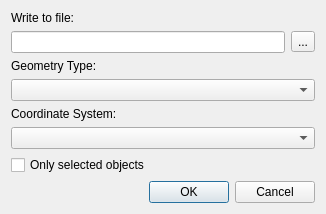
<?xml version="1.0" encoding="UTF-8"?>
<ui version="4.0">
 <class>ExtractGeometryDlg</class>
 <widget class="QDialog" name="ExtractGeometryDlg">
  <property name="geometry">
   <rect>
    <x>0</x>
    <y>0</y>
    <width>326</width>
    <height>207</height>
   </rect>
  </property>
  <property name="minimumSize">
   <size>
    <width>0</width>
    <height>0</height>
   </size>
  </property>
  <property name="maximumSize">
   <size>
    <width>1000</width>
    <height>1000</height>
   </size>
  </property>
  <property name="windowTitle">
   <string>Delta Transform</string>
  </property>
  <property name="windowIcon">
   <iconset resource="../../../../Tools/Libs/GuiFoundation/QtResources/resources.qrc">
    <normaloff>:/GuiFoundation/Icons/ezEditor16.png</normaloff>:/GuiFoundation/Icons/ezEditor16.png</iconset>
  </property>
  <layout class="QVBoxLayout" name="verticalLayout">
   <item>
    <widget class="QLabel" name="label">
     <property name="text">
      <string>Write to file:</string>
     </property>
    </widget>
   </item>
   <item>
    <layout class="QHBoxLayout" name="horizontalLayout">
     <item>
      <widget class="QLineEdit" name="DestinationFile"/>
     </item>
     <item>
      <widget class="QToolButton" name="BrowseButton">
       <property name="text">
        <string>...</string>
       </property>
      </widget>
     </item>
    </layout>
   </item>
   <item>
    <widget class="QLabel" name="label_2">
     <property name="text">
      <string>Geometry Type:</string>
     </property>
    </widget>
   </item>
   <item>
    <widget class="QComboBox" name="ExtractionMode"/>
   </item>
   <item>
    <widget class="QLabel" name="label_3">
     <property name="text">
      <string>Coordinate System:</string>
     </property>
    </widget>
   </item>
   <item>
    <widget class="QComboBox" name="CoordinateSystem"/>
   </item>
   <item>
    <widget class="QCheckBox" name="ExtractOnlySelection">
     <property name="text">
      <string>Only selected objects</string>
     </property>
    </widget>
   </item>
   <item>
    <spacer name="verticalSpacer">
     <property name="orientation">
      <enum>Qt::Vertical</enum>
     </property>
     <property name="sizeHint" stdset="0">
      <size>
       <width>20</width>
       <height>13</height>
      </size>
     </property>
    </spacer>
   </item>
   <item>
    <widget class="QDialogButtonBox" name="ButtonBox">
     <property name="standardButtons">
      <set>QDialogButtonBox::Cancel|QDialogButtonBox::Ok</set>
     </property>
    </widget>
   </item>
  </layout>
 </widget>
 <resources>
  <include location="../QtResources/resources.qrc"/>
  <include location="../../../../Tools/Libs/GuiFoundation/QtResources/resources.qrc"/>
  <include location="../../../../Editor/EditorFramework/QtResources/resources.qrc"/>
 </resources>
 <connections/>
</ui>
